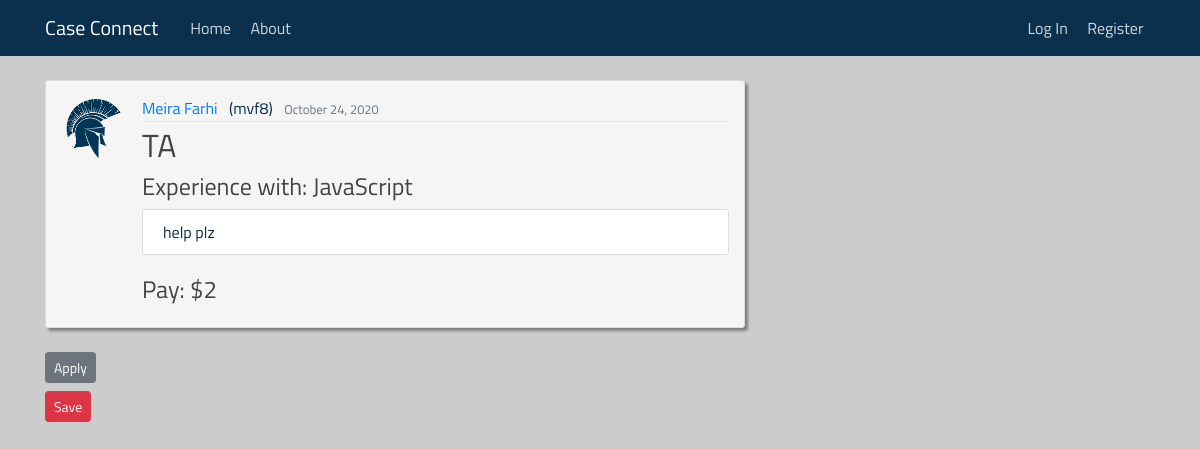
Screenshot of /post/32/ with the database file from the repository.
### case_connecting/models.py (models this page shows, shortened)
class Post(models.Model):
    recruiter = models.ForeignKey(User, on_delete=models.CASCADE)
    position = models.CharField(max_length=200)
    knowledge = models.CharField(max_length=200)
    content = models.TextField()
    pay = models.CharField(max_length=200)
    date_posted = models.DateTimeField(default=timezone.now)

### users/models.py (models this page shows, shortened)
class Profile(models.Model):
    user = models.OneToOneField(User, on_delete=models.CASCADE)
    image = models.ImageField(default='default.jpg', upload_to='profile_pics')
    resume = models.FileField(default=None, upload_to='resumes')

### case_connecting/views.py (the view)
# urls.py: path('post/<int:pk>/', PostDetailView.as_view(), name="post-detail"),
class PostDetailView(DetailView):
    model = Post

### templates/case_connecting/post_detail.html (shortened to what this page needs)
{% extends "case_connecting/base.html" %}
{% block content %}
    <article class="media content-section" id="post">
        <img class="rounded-circle article-img" src="{{ post.recruiter.profile.image.url }}">
              <div class="media-body">
                <div class="article-metadata">
                    <a class="mr-2" href="{% url 'user-posts' post.recruiter.username %}">{{ post.recruiter.get_full_name }}</a>
                    <a class="mr-2">({{ object.recruiter.username }})</a>
                  <small class="text-muted">{{ post.date_posted|date:"F d, Y" }}</small>
                </div>
                <h2><a class="article-title" href="{% url 'post-detail' post.id %}">{{ post.position }}</a></h2>
                  <h4>Experience with: {{ post.knowledge }}</h4>
                  <div class="media content-section">
                      <hp class="article-content">{{ object.content }}</hp>
                  </div>
                  <h4 class="article-content">Pay: {{ post.pay }}</h4>
              </div>
            </article>
            {% if object.recruiter == user %}
                <div>
                <a class="btn btn-secondary btn-sm mt-1 mb-1" href="{% url 'post-update' object.id %}">Edit</a>
                <a class="btn btn-danger btn-sm mt-1 mb-1" href="{% url 'post-delete' object.id %}">Delete</a>
                </div>
            {% else %}
               <div>
                   <form method = "post" enctype = multipart/form-data action="apply/">
                       <button class = "btn btn-secondary btn-sm mt-1 mb-1" type = "submit" name = "Apply" href ="{% url 'post-apply' object.id %}">
                           Apply
                       </button>
                   </form>
                   <a class="btn btn-danger btn-sm mt-1 mb-1" href="{% url 'post-save' object.id %}">Save</a>
               </div>
           {% endif %}
{% endblock %}

### case_connecting/static/case_connecting/main.css (style rules this page uses)
body { background: #ccc; color: #333333; margin-top: 5rem; }
* { font-size: 100%; font-family: "Titillium Web",Helvetica,Arial,sans-serif; color: #0a304e; }
h1, h2, h3, h4, h5, h6 { color: #444444; }
form { width: 100%; }
.content-section { background: #ffffff; padding: 10px 20px; border: 1px solid #dddddd; border-radius: 3px; margin-bottom: 20px; }
.article-title { color: #444444; }
.article-content { white-space: pre-line; }
.article-img { height: 65px; width: 65px; margin-right: 16px; }
.article-metadata { padding-bottom: 1px; margin-bottom: 4px; border-bottom: 1px solid #e3e3e3 }
article[id="post"] { padding: 15px; box-shadow: 3px 3px 3px grey; background-color: #f5f5f5; width: 700px; }

### rows the page displays
Post: recruiter.profile.image (placeholder picture), recruiter.get_full_name "Meira Farhi", recruiter.username "mvf8", date_posted "October 24, 2020", position "TA", knowledge "JavaScript", content "help plz", pay "$2"
